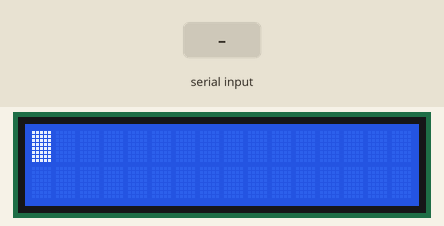
Bench run of a program on a simulated Raspberry Pi Pico running MicroPython. Shown: 16×2 character LCD. The inputs (shaded band) are chosen by the test bench. Library files of the repository ran but are not shown: pico_i2c_lcd.py; what the program prints to the serial console is not drawn.

Above: at 1.2 s.
1.3 s: "1" typed at the serial console, then Enter
At 3.2 s:
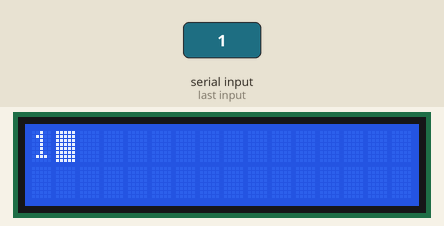
4.3 s: "0" typed at the serial console, then Enter
At 5.3 s:
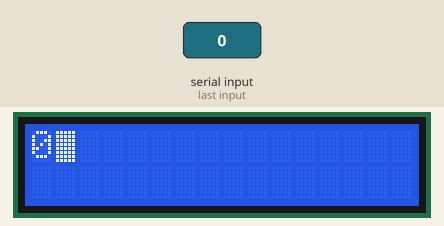
7.3 s: "2" typed at the serial console, then Enter
At 7.6 s:
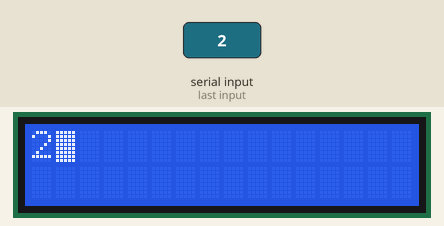
Timing chart, 0 to 10.3 s (numbered marks = the images above; inputs shaded):
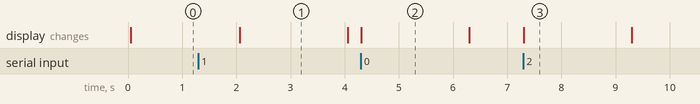

Measured:
- after the input at 1.3 s, the display: changes after 0.76 s (image 1)
- after the input at 4.3 s, the display: changes at once (image 2)
- after the input at 7.3 s, the display: changes at once (image 3)
- what the display in image 1 shows lasts 2.0 s, from 2.1 s to 4.1 s

The program:

lcd.py
```python
from machine import I2C, Pin
from time import sleep
from pico_i2c_lcd import I2cLcd # I2C 통신을 위해 라이브러리 사용
i2c = I2C(0, sda=Pin(0), scl=Pin(1), freq=400000)

I2C_ADDR = i2c.scan()[0]
lcd = I2cLcd(i2c, I2C_ADDR, 2, 16)

lcd.blink_cursor_on()
print("LCD 통신 시작")
while True:
    sleep(2) # 메세지가 모두 도착하도록 잠시 대기
    lcd.clear() # LCD 내용 삭제(초기화)
    val = input() # 입력한 문자열을 val에 저장
    if len(val)<16: # 문자열의 길이가 16자 이하라면
        lcd.putstr(val) # val 값을 lcd에 출력
    else:
        print("16자 이내로 입력해주세요")
        lcd.putstr("plz 16char below")
```
